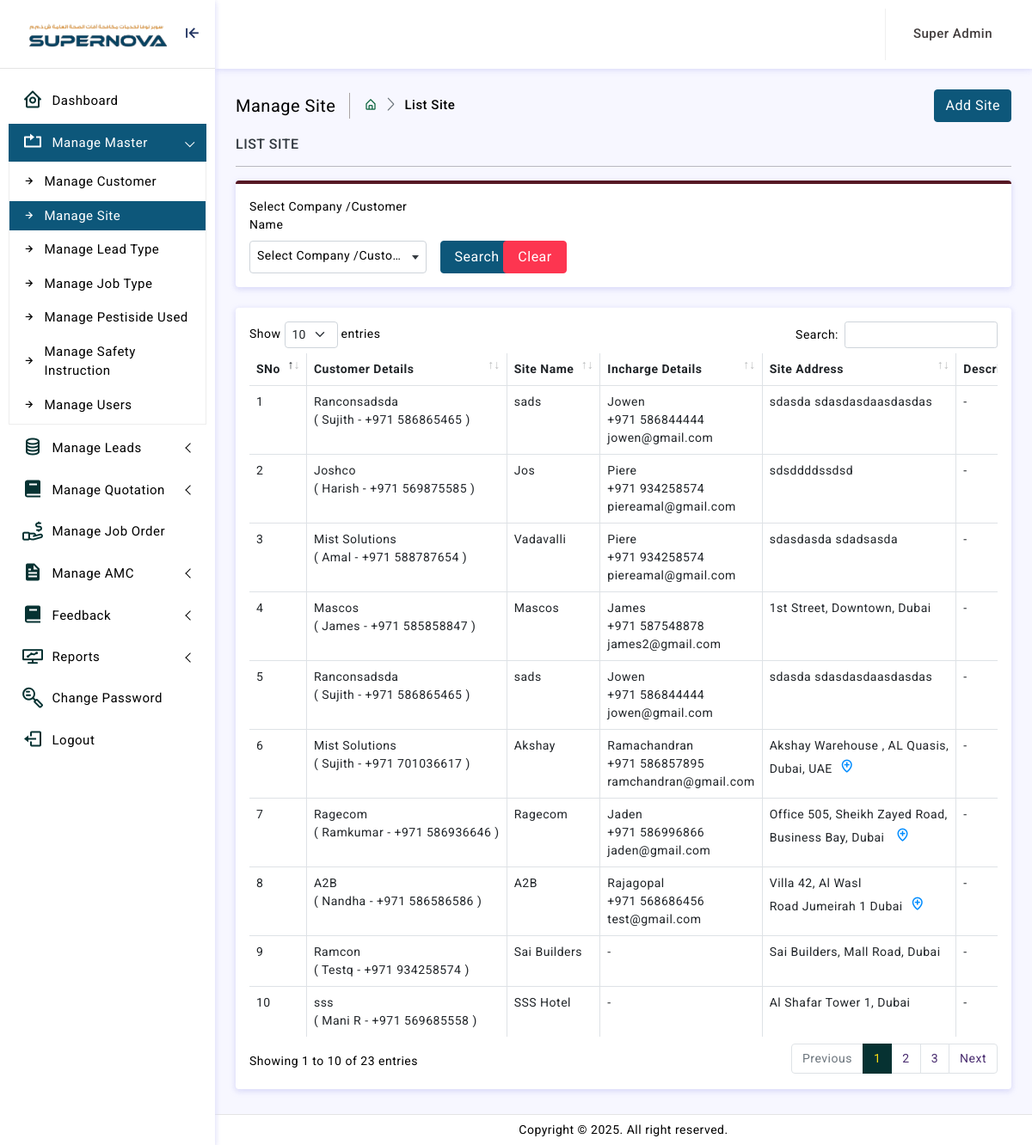
The app's page /adminln/manage-site.php (signed in) with its own data.
### tables this page shows
CREATE TABLE `site` (
  `id` int(11) NOT NULL,
  `customer_id` int(11) NOT NULL,
  `company_name` varchar(150) NOT NULL,
  `customer_mobile` int(11) NOT NULL,
  `site_name` varchar(255) NOT NULL,
  `site_address` text NOT NULL,
  `email_service` tinyint(4) NOT NULL,
  `incharge_name` varchar(150) NOT NULL,
  `mobile` varchar(150) NOT NULL,
  `email` varchar(255) NOT NULL,
  `location` text NOT NULL,
  `description` text NOT NULL,
  `status` varchar(20) NOT NULL,
  `created_by` int(11) NOT NULL,
  `created_datetime` datetime NOT NULL,
  `modified_by` int(11) NOT NULL,
  `modified_datetime` datetime NOT NULL
);

CREATE TABLE `customers` (
  `id` int(11) NOT NULL,
  `company_name` varchar(255) NOT NULL,
  `customer_name` varchar(255) NOT NULL,
  `email` varchar(150) NOT NULL,
  `mobile` varchar(20) NOT NULL,
  `alternate_mobile` varchar(20) NOT NULL,
  `location` text NOT NULL,
  `trn_no` varchar(255) NOT NULL,
  `address` text NOT NULL,
  `city` varchar(150) NOT NULL,
  `status` tinyint(4) NOT NULL,
  `created_by` int(11) NOT NULL,
  `created_datetime` datetime NOT NULL,
  `modified_by` int(11) NOT NULL,
  `modified_datetime` datetime NOT NULL
);

### adminln/manage-site.php (the view, shortened to what this page needs)
<?php
function main() {
extract($_REQUEST);
include 'dilg/cnt/join.php';
   ?>
<div class="page-breadcrumb d-sm-flex align-items-center mb-3">
<div class="breadcrumb-title pe-3">Manage Site</div>
<div class="ps-3">
<nav aria-label="breadcrumb">
<ol class="breadcrumb mb-0 p-0">
<li class="breadcrumb-item"><a href="home.php"><i class="bx bx-home-alt color-af251c"></i></a>
</li>
<li class="breadcrumb-item active" aria-current="page">List Site</li>
</ol>
</nav>
</div>
<div class="ms-auto">
<div class="col">
<button type="button" class="btn btn-primary" data-bs-toggle="modal" data-bs-target="#exampleExtraLargeModal" onClick="getedit(0)">Add Site</button>
</div>
</div>
</div>
<h6 class="mb-0 text-uppercase">List Site</h6>
<hr/>
<form method="POST">
<div class="card border-top border-0 border-4 border-primary">
   <div class="card-body">
      <div class="row g-3">
      <div class="col-md-3">
<label class="form-label">Select Company /Customer Name</label>
</div>
<div class="col-md-1 mt-3 align-self-end">
<input type="submit" name="Submit" class="btn btn-primary px-3" value="Search">
</div>
<div class="col-md-1 mt-3 align-self-end">
<a href="manage-site.php"  class="btn btn-danger px-3">Clear</a>
</div>
   </div>
</div>
</div>
</form>
<?  $select_site=mysqli_query($conn,"select * from site where 1=1 $Subqry order by id desc ");
if(mysqli_num_rows($select_site)>>0){
?>
<div class="card">
<div class="card-body">
<div class="table-responsive">
<table id="example" class="table table-striped table-bordered" style="width:100%">
<thead>
<tr>
<th>SNo</th>
<th>Customer Details</th>
<th>Site Name </th>
<th>Incharge Details</th>
<th>Site Address </th>
<th>Description</th>
</tr>
</thead>
<tbody>
<?
$SNo = 0;
while($row_site=mysqli_fetch_array($select_site))
{
$SNo = $SNo + 1;
$site=$row_site['site_name'];
$description=$row_site['description'];
$site_address=$row_site['site_address'];
$mobile=$row_site['mobile'];
$email=$row_site['email'];
$location=$row_site['location'];
$incharge_name=$row_site['incharge_name'];
if ($location!='') {
$location_icon='<a href="'.$location.'" target="_blank" class="mx-2 font-16"><i class="bx bx-location-plus"></i></a>';
}else{
  $location_icon="";
}
if ($mobile!='' && $email!='' && $incharge_name!='') {
   $Mobile="$incharge_name"."<br>"." +971 ".$mobile."<br> ".$email;
}elseif ($mobile!='' && $email=='') {
   $Mobile="+971 ".$mobile;
}else{
   $Mobile=" - ";
}
$customer_id=$row_site['customer_id'];
$select_name=mysqli_query($conn,"select * from customers where id='$customer_id'");
$row_name=mysqli_fetch_array($select_name);
$customer_name =$row_name['customer_name'];
$customer_mobile =$row_name['mobile'];
   $Company_name=$row_name['company_name'];
?>
<tr>
<td><?=$SNo; ?></td>
<td><?=$Company_name."<br>"." ( ".$customer_name." - "."+971 ".$customer_mobile." )";?></td>
<td><?=$site; ?></td>
<td><?=$Mobile; ?></td>
<td> <? echo wordwrap($site_address, 30, "<br />\n"); ?><?=$location_icon;?></td>
<td><?if($description!=''){echo $description;}else{echo " - ";} ?></td>
</tr>
<? } ?>
</tbody>
</table>
</div>
</div>
</div>
<? } else { echo "No Records Found";  } ?>
<?php
}
include 'template.php';
?>

### adminln/assets/css/app.css (style rules this page uses)
body { font-size: 14px; color: #000; letter-spacing: .5px; background: #f7f7ff; overflow-x: hidden; font-family: Roboto, sans-serif }
a { text-decoration: none }
.breadcrumb-title { font-size: 20px; border-right: 1.5px solid #aaa4a4 }
.page-breadcrumb .breadcrumb li.breadcrumb-item { font-size: 15px; font-weight: 500; }
.page-breadcrumb .breadcrumb-item+.breadcrumb-item::before { display: inline-block; padding-right: .5rem; color: #6c757d; font-family: LineIcons; content: "\ea5c" }
input::placeholder { color: #000!important; opacity: .3!important }
.table-striped>tbody>tr:nth-of-type(odd) { --bs-table-accent-bg: unset; }
.table-bordered>:not(caption)>*>* { border-width: 1px 1px; }
.table-bordered th { border-width: 0px 1px; }
.breadcrumb-item.active { color: #000 !important; }
.font-16 { font-size: 18px !important; }

### records on screen
site: customer.company_name "Ranconsadsda", customer.customer_name "Sujith", customer.mobile "586865465", site_name "sads", incharge_name "Jowen", mobile "586844444", email "jowen@gmail.com", site_address "sdasda sdasdasdaasdasdas"
site: customer.company_name "Joshco", customer.customer_name "Harish", customer.mobile "569875585", site_name "Jos", incharge_name "Piere", mobile "934258574", email "piereamal@gmail.com", site_address "sdsddddssdsd"
site: customer.company_name "Mist Solutions", customer.customer_name "Amal", customer.mobile "588787654", site_name "Vadavalli", incharge_name "Piere", mobile "934258574", email "piereamal@gmail.com", site_address "sdasdasda sdadsasda"
site: customer.company_name "Mascos", customer.customer_name "James", customer.mobile "585858847", site_name "Mascos", incharge_name "James", mobile "587548878", email "james2@gmail.com", site_address "1st Street, Downtown, Dubai"
site: customer.company_name "Ranconsadsda", customer.customer_name "Sujith", customer.mobile "586865465", site_name "sads", incharge_name "Jowen", mobile "586844444", email "jowen@gmail.com", site_address "sdasda sdasdasdaasdasdas"
site: customer.company_name "Mist Solutions", customer.customer_name "Sujith", customer.mobile "701036617", site_name "Akshay", incharge_name "Ramachandran", mobile "586857895", email "ramchandran@gmail.com", site_address "Akshay Warehouse , AL Quasis, Dubai, UAE"
site: customer.company_name "Ragecom", customer.customer_name "Ramkumar", customer.mobile "586936646", site_name "Ragecom", incharge_name "Jaden", mobile "586996866", email "jaden@gmail.com", site_address "Office 505, Sheikh Zayed Road, Business Bay, Dubai"
site: customer.company_name "A2B", customer.customer_name "Nandha", customer.mobile "586586586", site_name "A2B", incharge_name "Rajagopal", mobile "568686456", email "test@gmail.com", site_address "Villa 42, Al Wasl Road Jumeirah 1 Dubai"
site: customer.company_name "Ramcon", customer.customer_name "Testq", customer.mobile "934258574", site_name "Sai Builders", mobile "-", site_address "Sai Builders, Mall Road, Dubai"
site: customer.company_name "sss", customer.customer_name "Mani R", customer.mobile "569685558", site_name "SSS Hotel", mobile "-", site_address "Al Shafar Tower 1, Dubai"

### other values on screen
$usertype_name "Super Admin"
